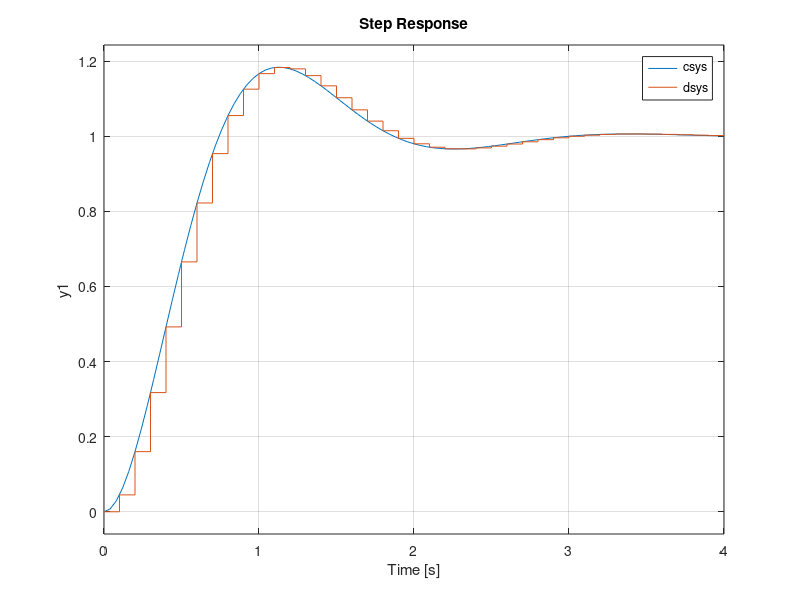

MATLAB code for this plot: (Note: this script raises an error after producing the figure.)
%%
num = 10; den =[1 3 10]
csys = tf(num,den);
Ts = 0.1;
dsys = c2d(csys,Ts)
step(csys,dsys)

%%
dnum = cell2mat(dsys.Numerator);
dden = cell2mat(dsys.Denominator);

step(tf(num,den),tf(dnum,dden,Ts))
%%